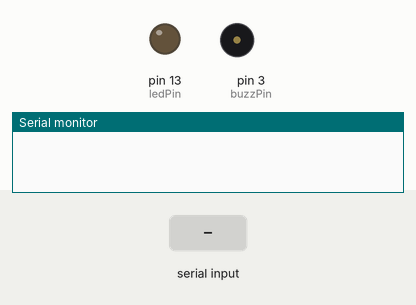
Simulated run of this sketch. Board: Arduino Uno, built with avr-gcc and run on an emulated ATmega328P. On the bench: output pins drawn as LEDs (lit = HIGH), buzzer (waves = sounding), the last lines printed to the serial monitor. The inputs (shaded band) are chosen by the test bench.

Above: at 1.2 s.
1.3 s: "1" received over the second serial link
At 2.3 s:
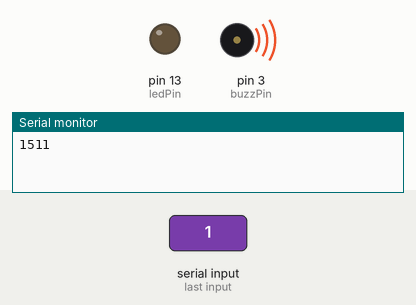
Timing chart, 0 to 4.3 s (numbered marks = the images above; inputs shaded):
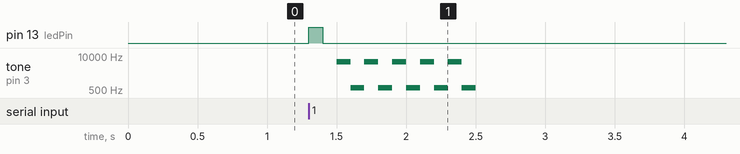

The sketch:

bikealarm1.ino
```cpp
#include <SoftwareSerial.h>

#define buzzPin 3
#define tiltPin A0
#define ledPin LED_BUILTIN

SoftwareSerial BTserial(10, 11); // RX | TX - to have the ability of reading out the data in the serial monitor

int previousTilt = 1023;
int tilt;
int treshold = 50;
int alarmLength = 4;


char c=' ';

void setup() {
  Serial.begin(9600);
  BTserial.begin(9600);
  pinMode(buzzPin, OUTPUT);
  pinMode(ledPin, OUTPUT);

}

bool bluetoothSwitchIsOn()
{
 if (BTserial.available())
  {
    c = BTserial.read();
    Serial.write(c);
    if(c == '1')
      {
        return 1;
      }
    else
      {
        return 0;
      }
  }
}

bool checkForTheft()
{
  tilt=analogRead(tiltPin);

  if(previousTilt-tilt > treshold)
    {
      Serial.println(previousTilt-tilt);
      //previousTilt = tilt;

      return 1;
    }
  else
    {
      return 0;
    }
}

void soundTheAlarm()
{
  for(int i=0; i<=alarmLength; ++i)
  {
    tone(buzzPin, 6000);
    delay(100);
    tone(buzzPin, 600);
    delay(100);
  }
  noTone(buzzPin);
}

void flashLED()
{
  digitalWrite(ledPin,HIGH);
  delay(100);
  digitalWrite(ledPin,LOW);
  delay(100);
}


void loop() {

if(bluetoothSwitchIsOn())
{
 flashLED();
 if(checkForTheft())
  {
   soundTheAlarm();

  }
}
else
{
  noTone(buzzPin);
  digitalWrite(ledPin, LOW);
}

}
```

Measured:
- after the input at 1.3 s, pin 13 (ledPin): LOW → HIGH at once, → LOW 0.10 s later; tone on pin 3 (buzzPin): silent → 6000 Hz after 0.20 s, then repeats every 0.20 s: 600 Hz 0.10 s, 6000 Hz 0.10 s, until it stays silent from 2.5 s
